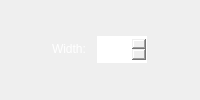
        <widget class="QWidget" name="page_eraser">
         <property name="sizePolicy">
          <sizepolicy hsizetype="Maximum" vsizetype="Maximum">
           <horstretch>0</horstretch>
           <verstretch>0</verstretch>
          </sizepolicy>
         </property>
         <property name="maximumSize">
          <size>
           <width>16777215</width>
           <height>16777215</height>
          </size>
         </property>
         <layout class="QGridLayout" name="gridLayout_14">
          <property name="leftMargin">
           <number>0</number>
          </property>
          <property name="topMargin">
           <number>0</number>
          </property>
          <property name="rightMargin">
           <number>0</number>
          </property>
          <property name="bottomMargin">
           <number>0</number>
          </property>
          <item row="0" column="0">
           <widget class="QWidget" name="page_eraser_background" native="true">
            <property name="sizePolicy">
             <sizepolicy hsizetype="Maximum" vsizetype="Maximum">
              <horstretch>0</horstretch>
              <verstretch>0</verstretch>
             </sizepolicy>
            </property>
            <property name="styleSheet">
             <string notr="true">border-radius: 0px;</string>
            </property>
            <layout class="QGridLayout" name="gridLayout_13">
             <property name="leftMargin">
              <number>11</number>
             </property>
             <property name="topMargin">
              <number>11</number>
             </property>
             <property name="rightMargin">
              <number>11</number>
             </property>
             <property name="bottomMargin">
              <number>11</number>
             </property>
             <property name="spacing">
              <number>11</number>
             </property>
             <item row="0" column="0">
              <widget class="QLabel" name="eraser_size_label">
               <property name="sizePolicy">
                <sizepolicy hsizetype="Maximum" vsizetype="Maximum">
                 <horstretch>0</horstretch>
                 <verstretch>0</verstretch>
                </sizepolicy>
               </property>
               <property name="styleSheet">
                <string notr="true">background-color: rgba(0, 0, 0, 0);
color: rgb(255, 255, 255);</string>
               </property>
               <property name="text">
                <string>Width:</string>
               </property>
              </widget>
             </item>
             <item row="0" column="2">
              <widget class="QSpinBox" name="eraser_size">
               <property name="sizePolicy">
                <sizepolicy hsizetype="Maximum" vsizetype="Maximum">
                 <horstretch>0</horstretch>
                 <verstretch>0</verstretch>
                </sizepolicy>
               </property>
               <property name="minimumSize">
                <size>
                 <width>50</width>
                 <height>27</height>
                </size>
               </property>
               <property name="styleSheet">
                <string notr="true">QSpinBox {
    padding-left: 11px;

	color: rgb(255, 255, 255);

	border-style: outset;
	border-radius: 0px;
}
</string>
               </property>
               <property name="minimum">
                <number>1</number>
               </property>
               <property name="value">
                <number>99</number>
               </property>
              </widget>
             </item>
            </layout>
           </widget>
          </item>
         </layout>
        </widget>
